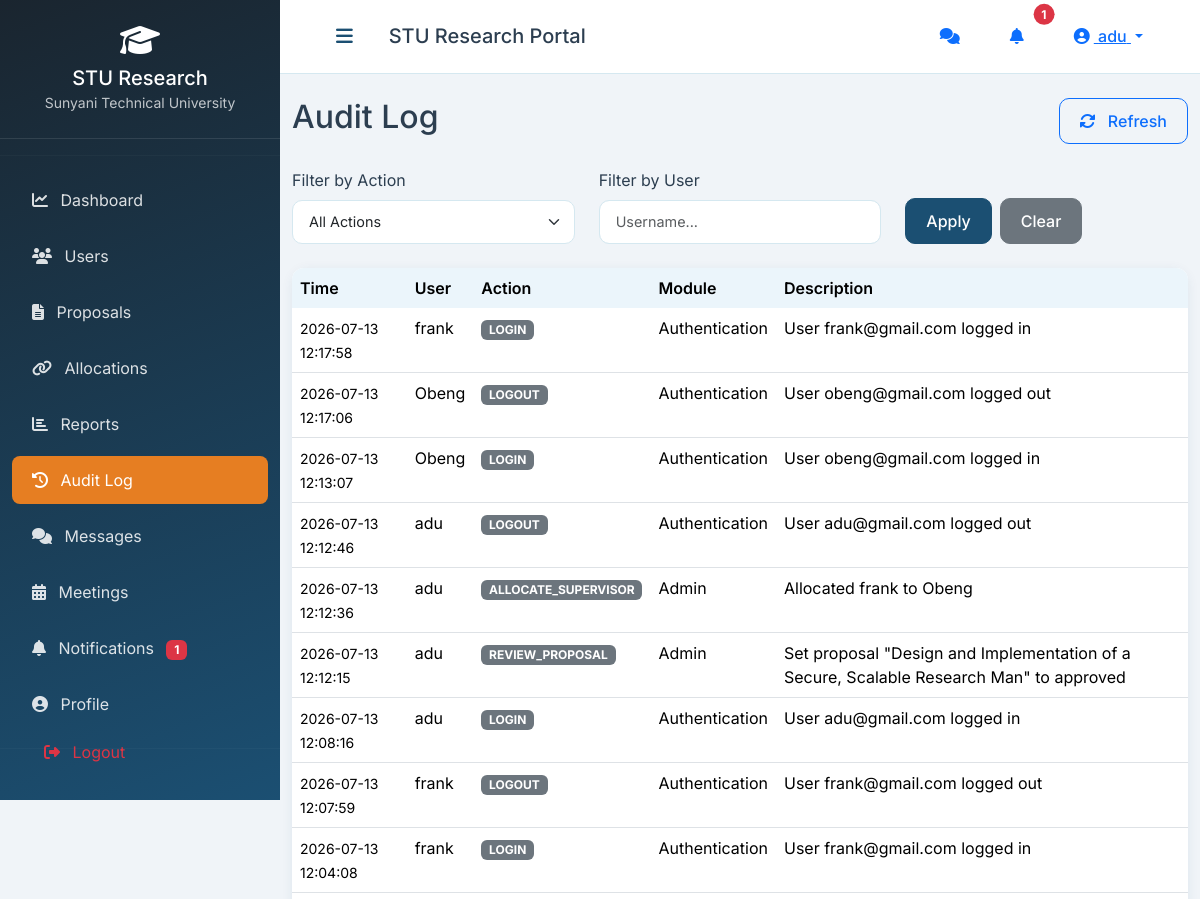
The app's page /dashboard/admin/audit-log/ (signed in, upper part), older data.
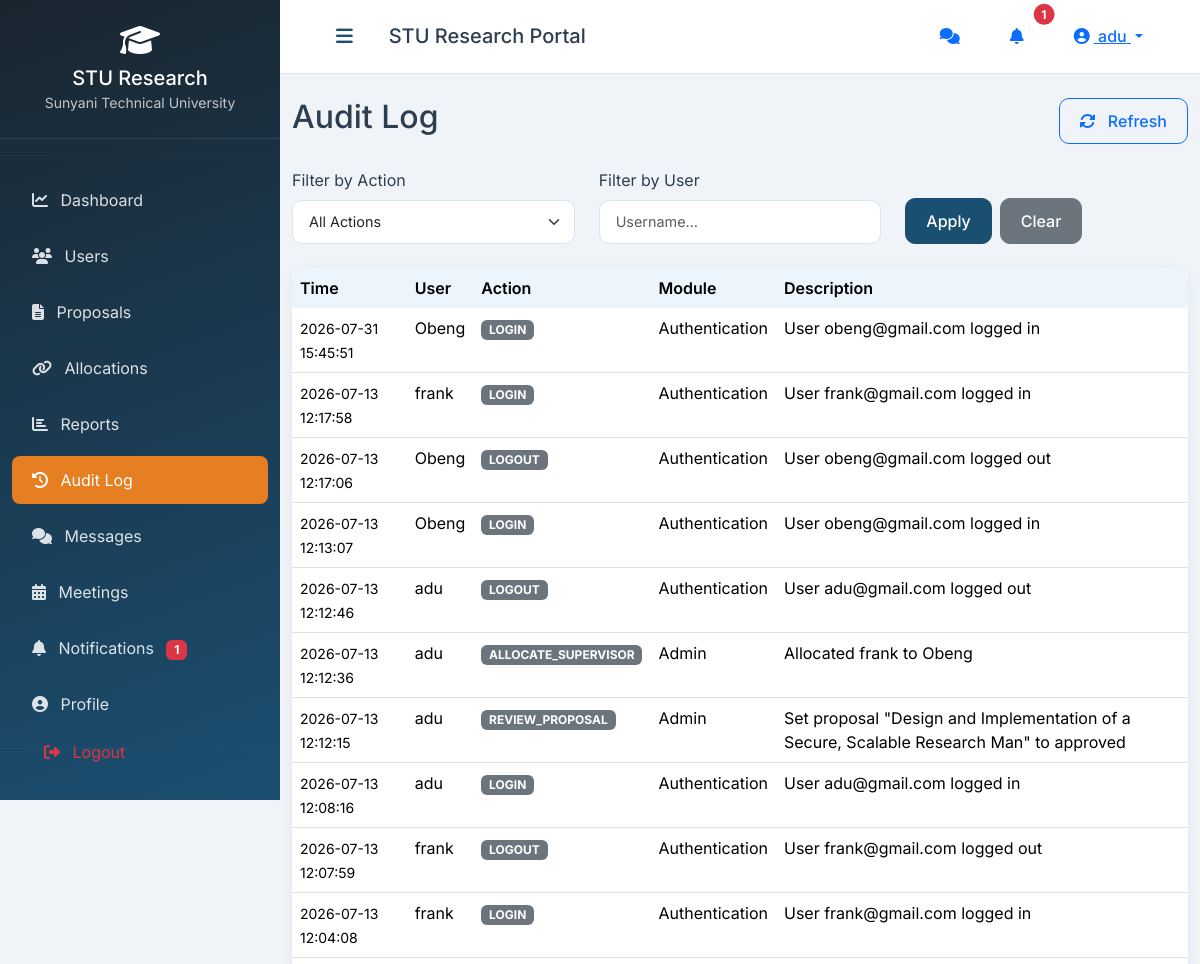
The same page, newer data.
### research/models.py (models this page shows, shortened)
class AuditLog(models.Model):
    user = models.ForeignKey(User, on_delete=models.SET_NULL, null=True, related_name='audit_logs')
    action = models.CharField(max_length=100)
    module = models.CharField(max_length=100, blank=True)
    description = models.TextField()
    ip_address = models.GenericIPAddressField(null=True, blank=True)
    created_at = models.DateTimeField(auto_now_add=True)
    class Meta:
        ordering = ['-created_at']

class User(AbstractUser):
    ROLE_CHOICES = (
        ('admin', 'Administrator'),
        ('supervisor', 'Supervisor'),
        ('student', 'Student'),
    )
    role = models.CharField(max_length=20, choices=ROLE_CHOICES, default='student')
    student_id = models.CharField(max_length=50, unique=True, null=True, blank=True)
    phone = models.CharField(max_length=20, blank=True)
    department = models.CharField(max_length=100, blank=True)
    profile_pic = models.ImageField(upload_to='profile_pics/', null=True, blank=True)
    is_active = models.BooleanField(default=True)
    last_seen = models.DateTimeField(null=True, blank=True)

### research/views.py (the view)
# urls.py: path('dashboard/admin/audit-log/', views.admin_audit_log, name='admin_audit_log'),
@login_required
@role_required('admin')
def admin_audit_log(request):
    logs = AuditLog.objects.select_related('user').order_by('-created_at')
    action_filter = request.GET.get('action', '')
    user_filter = request.GET.get('user', '')
    if action_filter:
        logs = logs.filter(action=action_filter)
    if user_filter:
        logs = logs.filter(user__username__icontains=user_filter)
    paginator = Paginator(logs, 50)
    page_obj = paginator.get_page(request.GET.get('page'))
    actions = AuditLog.objects.values_list('action', flat=True).distinct().order_by('action')
    context = {
        'page_obj': page_obj,
        'actions': actions,
        'action_filter': action_filter,
        'user_filter': user_filter,
        'section': 'audit',
    }
    return render(request, 'research/admin/audit_log.html', context)

### research/context_processors.py (called while the page is built)
def notification_count(request):
    if request.user.is_authenticated:
        notif_count = Notification.objects.filter(user=request.user, is_read=False).count()
        try:
            from .models import Message
            msg_count = Message.objects.filter(recipient=request.user, is_read=False).count()
        except Exception:
            msg_count = 0
        return {
            'unread_notification_count': notif_count,
            'unread_msg_count': msg_count,
        }
    return {'unread_notification_count': 0, 'unread_msg_count': 0}

def user_role(request):
    if request.user.is_authenticated:
        return {'user_role': request.user.role}
    return {'user_role': None}

### templates/research/admin/audit_log.html (shortened to what this page needs)
{% extends 'base.html' %}
{% load static %}
{% block content %}
<div class="row">
    <div class="col-12">
        <div class="d-flex justify-content-between align-items-center mb-4">
            <h2>Audit Log</h2>
            <div>
                <button class="btn btn-outline-primary" onclick="location.reload()">
                    <i class="fas fa-sync-alt me-2"></i> Refresh
                </button>
            </div>
        </div>
    </div>
</div>
<div class="row mb-4">
    <div class="col-md-4">
        <label class="form-label">Filter by Action</label>
        <select class="form-select" onchange="location.href='?action='+this.value+'&user={{ user_filter }}'">
            <option value="">All Actions</option>
        </select>
    </div>
    <div class="col-md-4">
        <label class="form-label">Filter by User</label>
        <input type="text" class="form-control" placeholder="Username..." id="userFilter" value="{{ user_filter }}">
    </div>
    <div class="col-md-4 d-flex align-items-end">
        <button class="btn btn-primary me-2" onclick="applyFilters()">Apply</button>
        <a href="{% url 'admin_audit_log' %}" class="btn btn-secondary">Clear</a>
    </div>
</div>
<div class="card">
    <div class="card-body p-0">
        <div class="table-responsive">
            <table class="table table-hover mb-0">
                <thead>
                    <tr>
                        <th>Time</th>
                        <th>User</th>
                        <th>Action</th>
                        <th>Module</th>
                        <th>Description</th>
                    </tr>
                </thead>
                <tbody>
                    {% for log in page_obj %}
                    <tr>
                        <td><small>{{ log.created_at|date:"Y-m-d H:i:s" }}</small></td>
                        <td>{{ log.user.username|default:"System" }}</td>
                        <td>
                            <span class="badge bg-secondary">{{ log.action }}</span>
                        </td>
                        <td>{{ log.module|default:"-" }}</td>
                        <td>{{ log.description|truncatechars:100 }}</td>
                    </tr>
                    {% empty %}
                    <tr>
                        <td colspan="5" class="text-center py-4">No audit log entries found.</td>
                    </tr>
                    {% endfor %}
                </tbody>
            </table>
        </div>
    </div>
</div>
{% endblock %}

Row changes from the older to the newer data that the page shows:
added AuditLog: created_at "2026-07-31 15:45:51", user.username "Obeng", action "LOGIN", module "Authentication", description "User obeng@gmail.com logged in"
